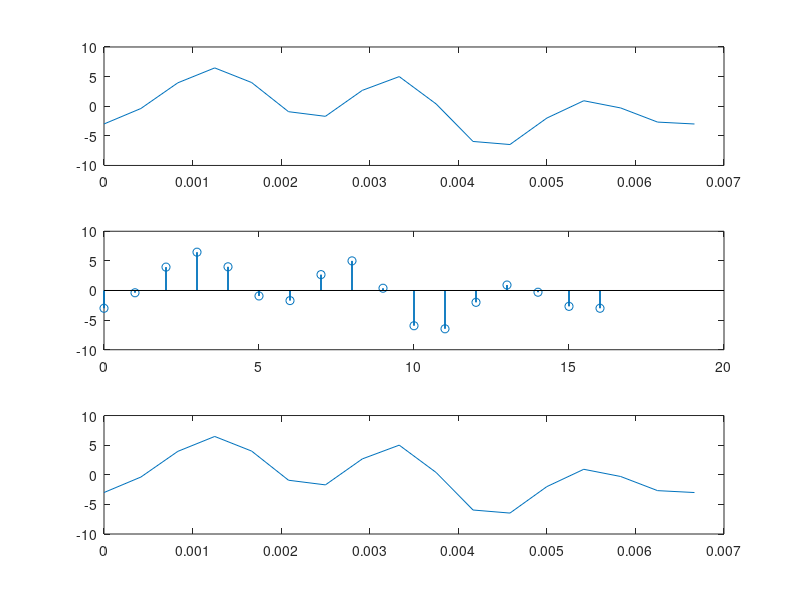

The MATLAB script that drew this image:
clc
clear all
close all
%%
fs = 2.4e3;
T = 1/fs;
t =0:  T : 1/150;
n = t/T;
x_t = 3*sin(300*pi*t)-4*cos(900*pi*t)+cos(1200*pi*t);
subplot(311),plot(t,x_t);
x_n = 3*sin(2*pi*150/2.4e3*n)-4*cos(2*450*pi/2.4e3*n)+cos(2*600*pi/2.4e3*n);
subplot(312),stem(n,x_n,'linewidth',1.3);

N = length(x_n);
c = zeros(1,N);
if(N/2 == 0)
    k = -N/2:N/2-1;
else
    k = -(N-1)/2:(N-1)/2;
end
for i = 1 : N;
    for i1 = 1 : N;
        c(i) = c(i) + x_n(i1)*exp(-j*2*pi*k(i)*n(i1)/N);
    end
    c(i) = c(i)/N;
end
% mag = abs(c);
% subplot(311),stem(n,mag);
% grid on;
% grid minor;
% ang = angle(c);
% subplot(312), stem(n,ang);
% grid on;
% grid minor;
% subplot(313), stem(n*150,c)
% grid on;
% grid minor;

x_re = zeros(1,length(n));
for i = 1:N
    for i1 = 1:N
        x_re(i1) = x_re(i1) + c(i)*exp(j*2*pi*k(i)*n(i1)/N);
    end
end
subplot(313), plot(t,x_re);

